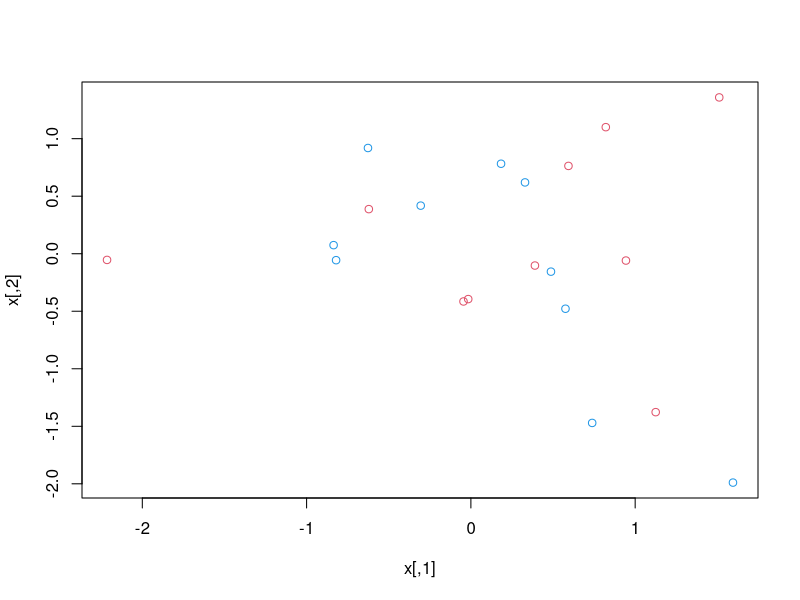
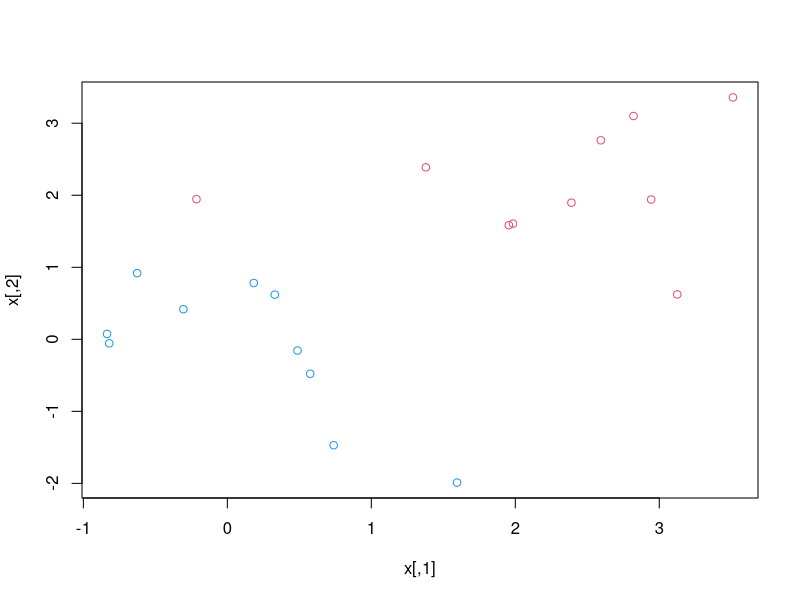
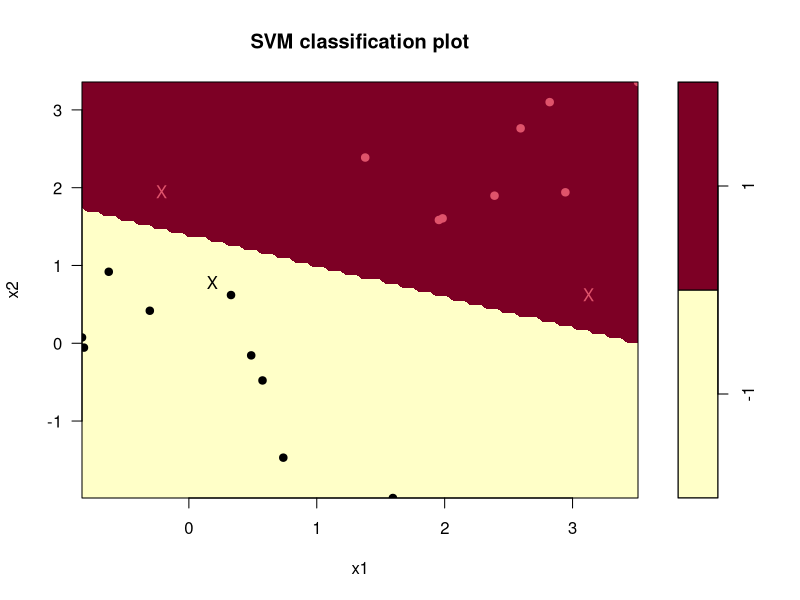
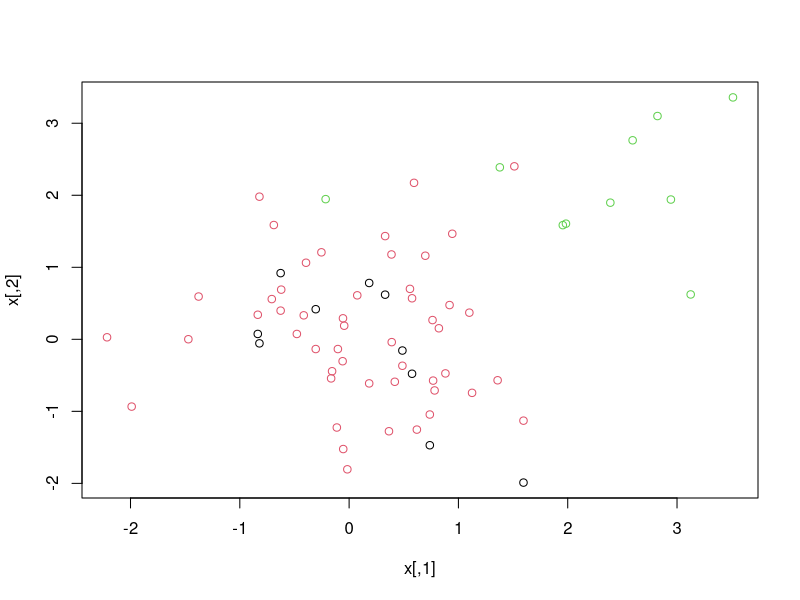
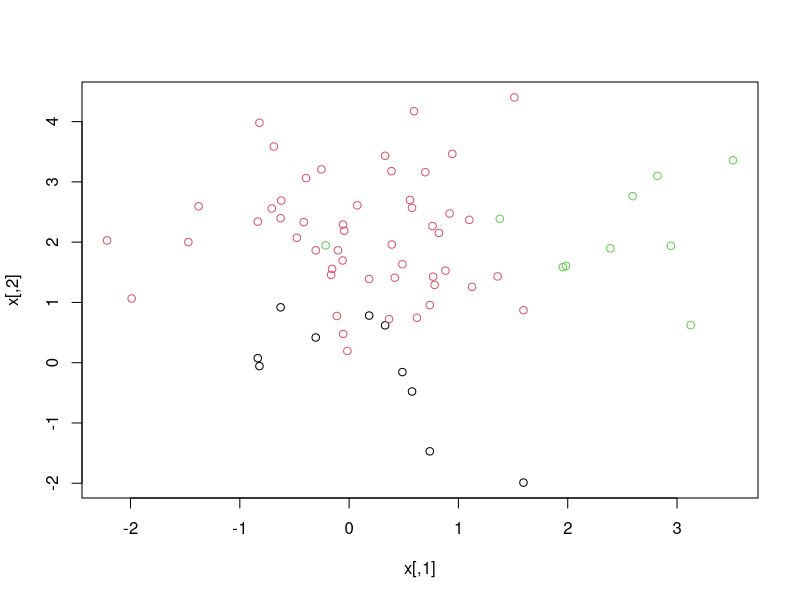
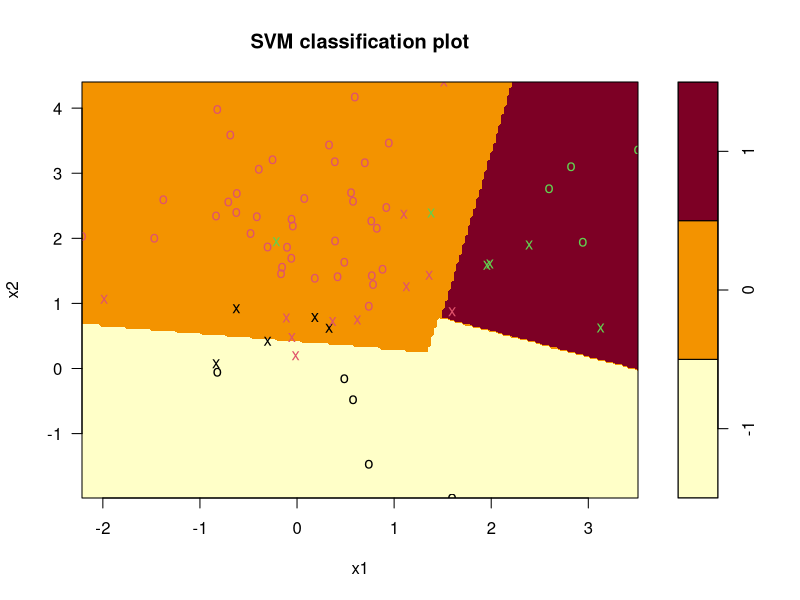
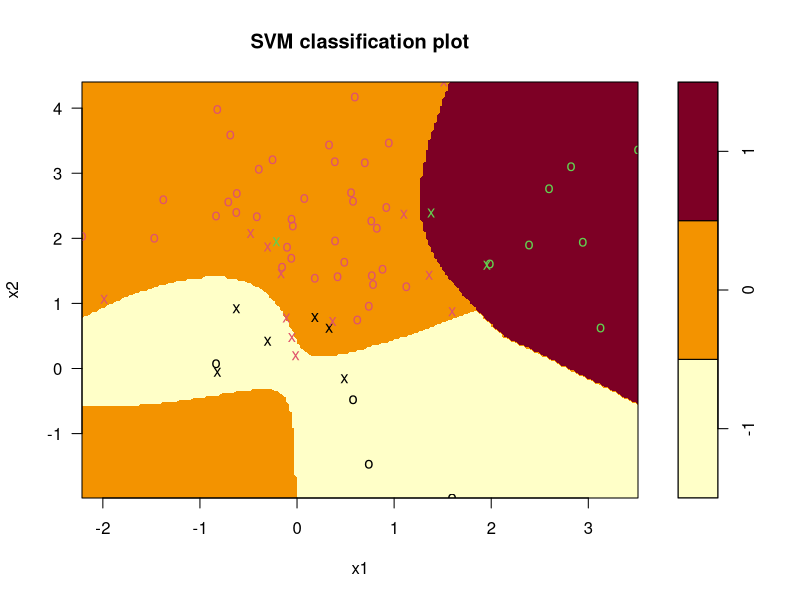
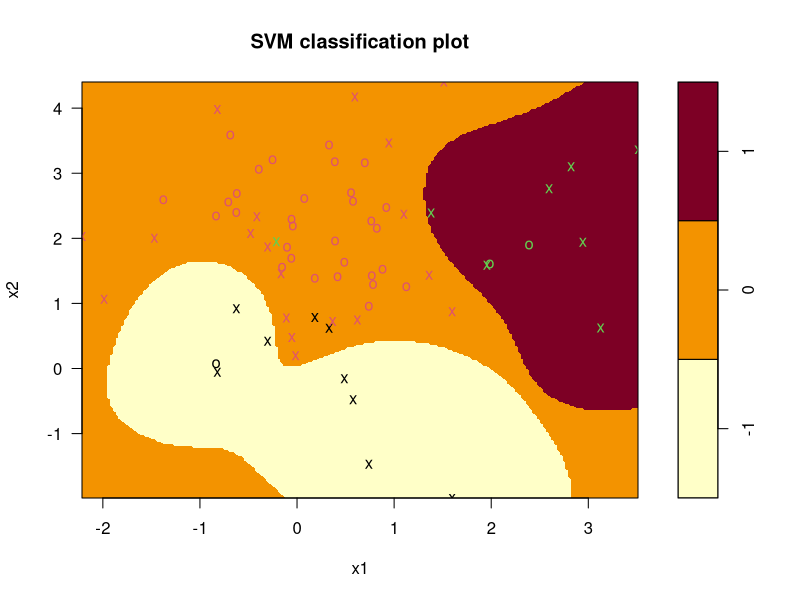

These charts were generated, in order, by the following R code:
# gerando dados para o problema de duas classes
set.seed(1)
x = matrix(rnorm(20*2), ncol =2)
y = c(rep(-1 ,10), rep(1 ,10))

# geralmente esses dados não são linearmente separáveis....
plot(x, col = (3-y))

# forçando a separação para o exemplo:
x[y == 1,] = x[y == 1,] + 2
plot(x, col = (3-y))


dat = data.frame(x2 = x[,2], x1 = x[,1],  y = as.factor( y ))
head(dat)
library (e1071)
svmfit = svm(y~., data = dat, kernel ="linear", cost = 10, scale = FALSE )
summary(svmfit)

# limites de decisão:
plot(svmfit, dat, grid = 100, svSymbol = "X", dataSymbol = 19)

# indice dos support vectors:
svmfit$index

# betas:
beta0 = svmfit$rho
betas = c(svmfit$coefs)%*%as.matrix(dat[svmfit$index,1:2])
cbind(intercept = beta0, betas)

# matrix de confusão:
table(predict(svmfit), y)


#########################
#
#   3 classes
#
#########################
# gerando dados
set.seed(1)
x = rbind(x, matrix (rnorm (50*2), ncol =2))
y = c (y, rep (0 ,50))
plot(x, col = as.factor(y))

# separando um pouco os dados
x[y == 0,2] = x[y == 0,2] + 2
plot(x, col = as.factor(y))

dat = data.frame(x2  = x[,2], x1 = x[,1],  y = as.factor(y))

# kernel linear: u'*v
svmfit.l = svm(y~. ,data = dat , kernel ="linear" , cost =10 , gamma =1)
plot(svmfit.l, dat, grid = 200)

# kernel polinomial: (gamma*u'*v + coef0)^degree
svmfit.p = svm(y~. ,data = dat , kernel ="polynomial", cost =10, coef0 = 1, gamma = 1, degree = 3)
plot(svmfit.p, dat, grid = 200)

# kernel bases radiais: exp(-gamma*|u-v|^2)
svmfit.r = svm(y~. ,data = dat , kernel = "radial", cost =10 , gamma = 1)
plot(svmfit.r, dat, grid = 200)

# kernel sigmoid: tanh(gamma*u'*v + coef0)
svmfit.s = svm(y~. ,data = dat , kernel ="sigmoid", cost =10, coef0 = 0, gamma = 1)
plot(svmfit.s, dat, grid = 200)

